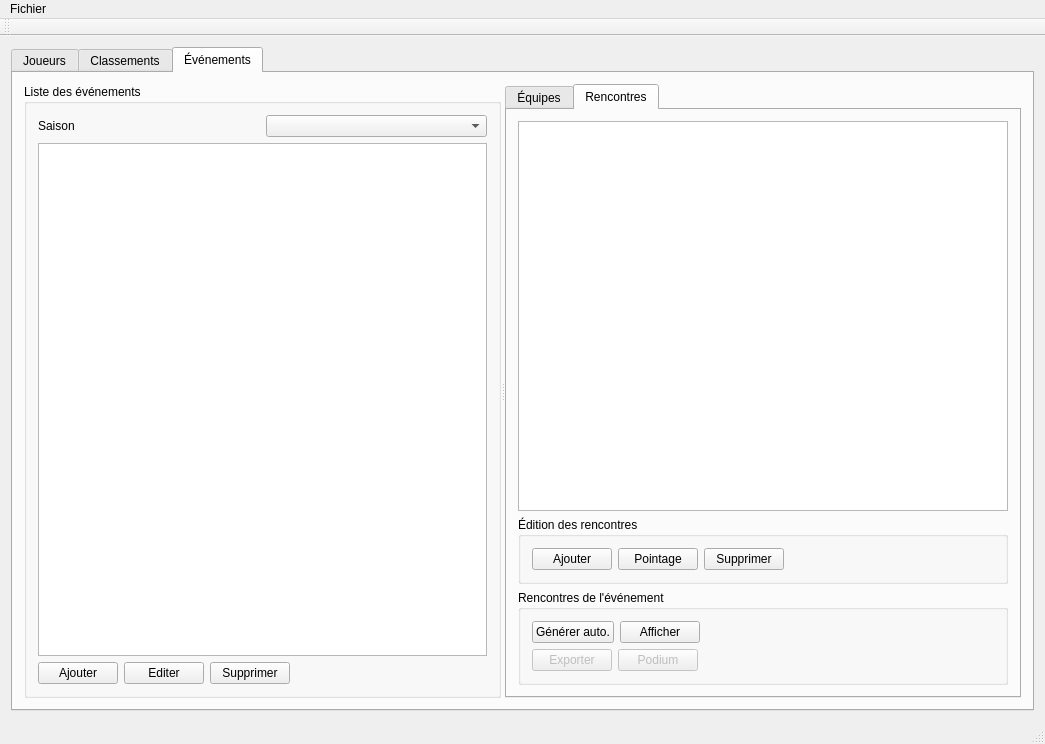
<?xml version="1.0" encoding="UTF-8"?>
<ui version="4.0">
 <class>MainWindow</class>
 <widget class="QMainWindow" name="MainWindow">
  <property name="geometry">
   <rect>
    <x>0</x>
    <y>0</y>
    <width>1045</width>
    <height>744</height>
   </rect>
  </property>
  <property name="windowTitle">
   <string>MainWindow</string>
  </property>
  <widget class="QWidget" name="centralWidget">
   <layout class="QGridLayout" name="gridLayout_5">
    <item row="0" column="0">
     <widget class="QTabWidget" name="tabWidget">
      <property name="currentIndex">
       <number>2</number>
      </property>
      <widget class="QWidget" name="tab">
       <attribute name="title">
        <string>Joueurs</string>
       </attribute>
       <layout class="QGridLayout" name="gridLayout_3">
        <item row="0" column="0">
         <widget class="QTableWidget" name="playersWidget">
          <property name="editTriggers">
           <set>QAbstractItemView::NoEditTriggers</set>
          </property>
          <property name="selectionMode">
           <enum>QAbstractItemView::SingleSelection</enum>
          </property>
          <property name="selectionBehavior">
           <enum>QAbstractItemView::SelectRows</enum>
          </property>
          <property name="columnCount">
           <number>0</number>
          </property>
          <attribute name="horizontalHeaderStretchLastSection">
           <bool>true</bool>
          </attribute>
          <attribute name="verticalHeaderVisible">
           <bool>false</bool>
          </attribute>
         </widget>
        </item>
        <item row="1" column="0">
         <layout class="QHBoxLayout" name="horizontalLayout">
          <item>
           <widget class="QPushButton" name="buttonAddPlayer">
            <property name="text">
             <string>Ajouter</string>
            </property>
           </widget>
          </item>
          <item>
           <widget class="QPushButton" name="buttonEditPlayer">
            <property name="text">
             <string>Éditer</string>
            </property>
           </widget>
          </item>
          <item>
           <widget class="QPushButton" name="buttonDeletePlayer">
            <property name="text">
             <string>Supprimer</string>
            </property>
           </widget>
          </item>
          <item>
           <widget class="QPushButton" name="buttonExportPlayers">
            <property name="text">
             <string>Exporter</string>
            </property>
           </widget>
          </item>
          <item>
           <spacer name="horizontalSpacer">
            <property name="orientation">
             <enum>Qt::Horizontal</enum>
            </property>
            <property name="sizeHint" stdset="0">
             <size>
              <width>40</width>
              <height>20</height>
             </size>
            </property>
           </spacer>
          </item>
         </layout>
        </item>
       </layout>
      </widget>
      <widget class="QWidget" name="tab_3">
       <attribute name="title">
        <string>Classements</string>
       </attribute>
       <layout class="QGridLayout" name="gridLayout_6">
        <item row="0" column="0">
         <layout class="QHBoxLayout" name="horizontalLayout_10">
          <item>
           <widget class="QLabel" name="label_13">
            <property name="text">
             <string>Saison :</string>
            </property>
           </widget>
          </item>
          <item>
           <widget class="QComboBox" name="comboRankingSeasons"/>
          </item>
          <item>
           <widget class="QPushButton" name="buttonExport">
            <property name="text">
             <string>Exporter</string>
            </property>
           </widget>
          </item>
          <item>
           <spacer name="horizontalSpacer_2">
            <property name="orientation">
             <enum>Qt::Horizontal</enum>
            </property>
            <property name="sizeHint" stdset="0">
             <size>
              <width>40</width>
              <height>20</height>
             </size>
            </property>
           </spacer>
          </item>
         </layout>
        </item>
        <item row="1" column="0">
         <widget class="QTableWidget" name="tableContest">
          <property name="editTriggers">
           <set>QAbstractItemView::NoEditTriggers</set>
          </property>
          <property name="selectionMode">
           <enum>QAbstractItemView::SingleSelection</enum>
          </property>
          <property name="selectionBehavior">
           <enum>QAbstractItemView::SelectRows</enum>
          </property>
          <property name="columnCount">
           <number>0</number>
          </property>
          <attribute name="horizontalHeaderStretchLastSection">
           <bool>true</bool>
          </attribute>
          <attribute name="verticalHeaderVisible">
           <bool>false</bool>
          </attribute>
         </widget>
        </item>
       </layout>
      </widget>
      <widget class="QWidget" name="tab_2">
       <attribute name="title">
        <string>Événements</string>
       </attribute>
       <layout class="QGridLayout" name="gridLayout">
        <item row="0" column="0">
         <widget class="QSplitter" name="splitter">
          <property name="orientation">
           <enum>Qt::Horizontal</enum>
          </property>
          <widget class="QGroupBox" name="groupBox_2">
           <property name="sizePolicy">
            <sizepolicy hsizetype="Preferred" vsizetype="Expanding">
             <horstretch>0</horstretch>
             <verstretch>0</verstretch>
            </sizepolicy>
           </property>
           <property name="title">
            <string>Liste des événements</string>
           </property>
           <layout class="QVBoxLayout" name="verticalLayout">
            <item>
             <layout class="QHBoxLayout" name="horizontalLayout_2">
              <item>
               <widget class="QLabel" name="label_4">
                <property name="text">
                 <string>Saison</string>
                </property>
               </widget>
              </item>
              <item>
               <widget class="QComboBox" name="comboSeasons"/>
              </item>
             </layout>
            </item>
            <item>
             <widget class="QTableWidget" name="eventTable">
              <property name="editTriggers">
               <set>QAbstractItemView::NoEditTriggers</set>
              </property>
              <property name="selectionMode">
               <enum>QAbstractItemView::SingleSelection</enum>
              </property>
              <property name="selectionBehavior">
               <enum>QAbstractItemView::SelectRows</enum>
              </property>
              <property name="columnCount">
               <number>0</number>
              </property>
              <attribute name="horizontalHeaderShowSortIndicator" stdset="0">
               <bool>true</bool>
              </attribute>
              <attribute name="horizontalHeaderStretchLastSection">
               <bool>true</bool>
              </attribute>
              <attribute name="verticalHeaderVisible">
               <bool>false</bool>
              </attribute>
             </widget>
            </item>
            <item>
             <layout class="QHBoxLayout" name="horizontalLayout_3">
              <item>
               <widget class="QPushButton" name="buttonAddEvent">
                <property name="text">
                 <string>Ajouter</string>
                </property>
               </widget>
              </item>
              <item>
               <widget class="QPushButton" name="buttonEditEvent">
                <property name="text">
                 <string>Editer</string>
                </property>
               </widget>
              </item>
              <item>
               <widget class="QPushButton" name="buttonDeleteEvent">
                <property name="text">
                 <string>Supprimer</string>
                </property>
               </widget>
              </item>
              <item>
               <spacer name="horizontalSpacer_3">
                <property name="orientation">
                 <enum>Qt::Horizontal</enum>
                </property>
                <property name="sizeHint" stdset="0">
                 <size>
                  <width>40</width>
                  <height>20</height>
                 </size>
                </property>
               </spacer>
              </item>
             </layout>
            </item>
           </layout>
          </widget>
          <widget class="QTabWidget" name="tabWidget_2">
           <property name="currentIndex">
            <number>1</number>
           </property>
           <widget class="QWidget" name="tab_4">
            <attribute name="title">
             <string>Équipes</string>
            </attribute>
            <layout class="QVBoxLayout" name="verticalLayout_2">
             <item>
              <widget class="QTableWidget" name="teamTable">
               <property name="editTriggers">
                <set>QAbstractItemView::NoEditTriggers</set>
               </property>
               <property name="selectionMode">
                <enum>QAbstractItemView::SingleSelection</enum>
               </property>
               <property name="selectionBehavior">
                <enum>QAbstractItemView::SelectRows</enum>
               </property>
               <attribute name="horizontalHeaderStretchLastSection">
                <bool>true</bool>
               </attribute>
               <attribute name="verticalHeaderVisible">
                <bool>false</bool>
               </attribute>
              </widget>
             </item>
             <item>
              <layout class="QHBoxLayout" name="horizontalLayout_4">
               <item>
                <widget class="QPushButton" name="buttonAddTeam">
                 <property name="text">
                  <string>Ajouter</string>
                 </property>
                </widget>
               </item>
               <item>
                <widget class="QPushButton" name="buttonEditTeam">
                 <property name="text">
                  <string>Editer</string>
                 </property>
                </widget>
               </item>
               <item>
                <widget class="QPushButton" name="buttonDeleteTeam">
                 <property name="text">
                  <string>Supprimer</string>
                 </property>
                </widget>
               </item>
               <item>
                <spacer name="horizontalSpacer_4">
                 <property name="orientation">
                  <enum>Qt::Horizontal</enum>
                 </property>
                 <property name="sizeHint" stdset="0">
                  <size>
                   <width>40</width>
                   <height>20</height>
                  </size>
                 </property>
                </spacer>
               </item>
              </layout>
             </item>
            </layout>
           </widget>
           <widget class="QWidget" name="tab_5">
            <attribute name="title">
             <string>Rencontres</string>
            </attribute>
            <layout class="QGridLayout" name="gridLayout_7">
             <item row="0" column="0">
              <widget class="QTableWidget" name="gameTable">
               <property name="editTriggers">
                <set>QAbstractItemView::NoEditTriggers</set>
               </property>
               <property name="selectionMode">
                <enum>QAbstractItemView::SingleSelection</enum>
               </property>
               <property name="selectionBehavior">
                <enum>QAbstractItemView::SelectRows</enum>
               </property>
               <property name="sortingEnabled">
                <bool>true</bool>
               </property>
               <property name="columnCount">
                <number>0</number>
               </property>
               <attribute name="horizontalHeaderStretchLastSection">
                <bool>true</bool>
               </attribute>
               <attribute name="verticalHeaderVisible">
                <bool>false</bool>
               </attribute>
              </widget>
             </item>
             <item row="2" column="0">
              <widget class="QGroupBox" name="groupBox_4">
               <property name="title">
                <string>Rencontres de l'événement</string>
               </property>
               <layout class="QGridLayout" name="gridLayout_4">
                <item row="0" column="0">
                 <layout class="QHBoxLayout" name="horizontalLayout_12">
                  <item>
                   <widget class="QPushButton" name="buttonRandomizeGames">
                    <property name="text">
                     <string>Générer auto.</string>
                    </property>
                   </widget>
                  </item>
                  <item>
                   <widget class="QPushButton" name="buttonShowRounds">
                    <property name="text">
                     <string>Afficher</string>
                    </property>
                   </widget>
                  </item>
                  <item>
                   <spacer name="horizontalSpacer_5">
                    <property name="orientation">
                     <enum>Qt::Horizontal</enum>
                    </property>
                    <property name="sizeHint" stdset="0">
                     <size>
                      <width>40</width>
                      <height>20</height>
                     </size>
                    </property>
                   </spacer>
                  </item>
                 </layout>
                </item>
                <item row="1" column="0">
                 <layout class="QHBoxLayout" name="horizontalLayout_11">
                  <item>
                   <widget class="QPushButton" name="buttonExportGames">
                    <property name="enabled">
                     <bool>false</bool>
                    </property>
                    <property name="text">
                     <string>Exporter</string>
                    </property>
                   </widget>
                  </item>
                  <item>
                   <widget class="QPushButton" name="buttonShowPodium">
                    <property name="enabled">
                     <bool>false</bool>
                    </property>
                    <property name="text">
                     <string>Podium</string>
                    </property>
                   </widget>
                  </item>
                  <item>
                   <spacer name="horizontalSpacer_7">
                    <property name="orientation">
                     <enum>Qt::Horizontal</enum>
                    </property>
                    <property name="sizeHint" stdset="0">
                     <size>
                      <width>40</width>
                      <height>20</height>
                     </size>
                    </property>
                   </spacer>
                  </item>
                 </layout>
                </item>
               </layout>
              </widget>
             </item>
             <item row="1" column="0">
              <widget class="QGroupBox" name="groupBox_3">
               <property name="title">
                <string>Édition des rencontres</string>
               </property>
               <layout class="QGridLayout" name="gridLayout_2">
                <item row="0" column="0">
                 <layout class="QHBoxLayout" name="horizontalLayout_9">
                  <item>
                   <widget class="QPushButton" name="buttonAddGame">
                    <property name="text">
                     <string>Ajouter</string>
                    </property>
                   </widget>
                  </item>
                  <item>
                   <widget class="QPushButton" name="buttonEditGame">
                    <property name="text">
                     <string>Pointage</string>
                    </property>
                   </widget>
                  </item>
                  <item>
                   <widget class="QPushButton" name="buttonDeleteGame">
                    <property name="text">
                     <string>Supprimer</string>
                    </property>
                   </widget>
                  </item>
                  <item>
                   <spacer name="horizontalSpacer_6">
                    <property name="orientation">
                     <enum>Qt::Horizontal</enum>
                    </property>
                    <property name="sizeHint" stdset="0">
                     <size>
                      <width>40</width>
                      <height>20</height>
                     </size>
                    </property>
                   </spacer>
                  </item>
                 </layout>
                </item>
               </layout>
              </widget>
             </item>
            </layout>
           </widget>
          </widget>
         </widget>
        </item>
       </layout>
      </widget>
     </widget>
    </item>
   </layout>
  </widget>
  <widget class="QMenuBar" name="menuBar">
   <property name="geometry">
    <rect>
     <x>0</x>
     <y>0</y>
     <width>1045</width>
     <height>20</height>
    </rect>
   </property>
   <widget class="QMenu" name="menuFichier">
    <property name="title">
     <string>Fichier</string>
    </property>
    <addaction name="actionImporter"/>
    <addaction name="separator"/>
    <addaction name="actionQuitter"/>
   </widget>
   <addaction name="menuFichier"/>
  </widget>
  <widget class="QToolBar" name="mainToolBar">
   <attribute name="toolBarArea">
    <enum>TopToolBarArea</enum>
   </attribute>
   <attribute name="toolBarBreak">
    <bool>false</bool>
   </attribute>
  </widget>
  <widget class="QStatusBar" name="statusBar"/>
  <action name="actionQuitter">
   <property name="text">
    <string>Quitter</string>
   </property>
  </action>
  <action name="actionImporter">
   <property name="text">
    <string>Importer une liste d'adhérents (CSV)</string>
   </property>
  </action>
 </widget>
 <layoutdefault spacing="6" margin="11"/>
 <resources/>
 <connections/>
</ui>
